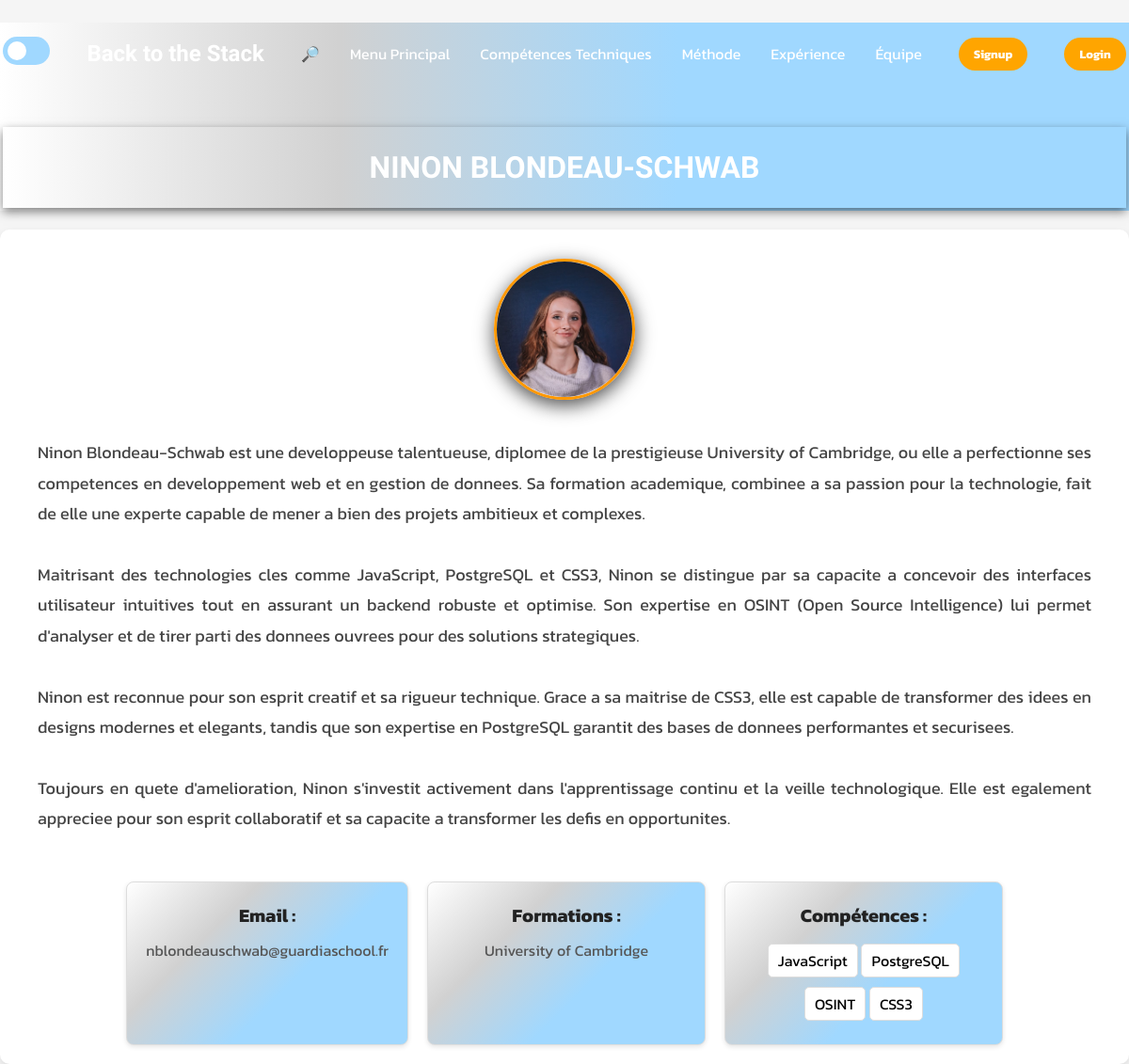
Page /php/membre.php?id=2 on the committed database.
### tables this page shows
CREATE TABLE IF NOT EXISTS `membres` (
`id` int(11) NOT NULL,
  `nom` varchar(100) NOT NULL,
  `email` varchar(150) NOT NULL,
  `date` date NOT NULL,
  `formation` varchar(100) NOT NULL,
  `photo` varchar(255) NOT NULL,
  `presentation` text NOT NULL
);

CREATE TABLE IF NOT EXISTS `competences` (
`id` int(11) NOT NULL,
  `nom` varchar(100) NOT NULL
);

### php/membre.php (the view, shortened to what this page needs)
<?php
include 'connexion.php';
if (isset($_GET['id'])) {
    $id = $_GET['id'];
    $stmt = $pdo->prepare("SELECT * FROM membres WHERE id = :id");
    $stmt->bindParam(':id', $id, PDO::PARAM_INT);
    $stmt->execute();
    $membre = $stmt->fetch();
    $stmt2 = $pdo->prepare("SELECT competences.nom FROM competences
                            INNER JOIN membre_competences ON competences.id = membre_competences.competence_id
                            WHERE membre_competences.membre_id = :id");
    $stmt2->bindParam(':id', $id, PDO::PARAM_INT);
    $stmt2->execute();
    $competences = $stmt2->fetchAll();
} else {
    die("Aucun ID spécifié !");
}
?>
<!DOCTYPE html>
<html lang="fr">
<head>
    <link id= "theme-link" rel="stylesheet" href="../css/dark-theme.css">
    <link rel="stylesheet" href="https://cdnjs.cloudflare.com/ajax/libs/font-awesome/6.0.0/css/all.min.css">
</head>
<body>
    <header>
        <div class="navbar">
            <div class="mode"><input type="checkbox" id="toggle" class="checkbox">
            <label for="toggle" class="label"></label>
        </div>
            <div class="logo"><a href="../html/index.html">Back to the Stack</a></div>
            <ul class="liens">
                <li><a href="recherche.php">🔎</a></li>
                <li><a href="../html/index.html">Menu Principal</a></li>
                <li><a href="../html/comptech.html">Compétences Techniques</a></li>
                <li><a href="../html/méthode.html">Méthode</a></li>
                <li><a href="../html/anciens clients.html">Expérience</a></li>
                <li><a href="../html/notreequipe.html">Équipe</a></li>
            </ul>
            <a href="signup.php" class="action_btn">Signup</a>
            <a href="login.php" class="action_btn">Login</a>
        </div>
        <h1 class="presentation_h1"><?php echo htmlspecialchars($membre['nom']); ?></h1>
    </header>
    <section class="texte_membre">
    <div class="photo_email-container">
        <img class="presentation_img" src="<?php echo $membre['photo']; ?>" alt="Portrait de <?php echo $membre['nom']; ?>">
        <div class="presentation_text-container">
        <p>
            <?php
                $text = htmlspecialchars(mb_convert_encoding($membre['presentation'], 'UTF-8', 'auto'));
                echo nl2br($text);
            ?>
        </p>
        </div>
        <div class="block_membre">
        <div class="bloc">
            <h2>Email :</h2>
            <p><?php echo htmlspecialchars($membre['email']); ?></p>
        </div>
        <div class="bloc">
            <h2>Formations :</h2>
            <p><?php echo htmlspecialchars($membre['formation']); ?></p>
        </div>
        <div class="bloc">
            <h2>Compétences :</h2>
            <ul>
                <?php foreach ($competences as $competence) : ?>
                <li><?php echo htmlspecialchars($competence['nom']); ?></li>
                <?php endforeach; ?>
            </ul>
        </div>
    </div>
    </section>
</body>
</html>

### css/dark-theme.css (style rules this page uses)
* { margin: 0; padding: 0; box-sizing: border-box; word-wrap: break-word; }
body { height: 100vh; background-color: rgb(0, 0, 0); margin-top: 2%; font-family: 'Kanit', sans-serif; align-items: center; justify-content: center; }
h1 { text-align: center; background: linear-gradient(90deg, #000, #2B2B7B, #4C4CFF); margin-top: 4%; padding: 2%; font-size: 2rem; text-transform: uppercase; font-family: 'Zen Dots', sans-serif; font-weight: 600; color: #fff; box-shadow: 0px 4px 10px rgba(0, 0, 0, 0.5); }
li { list-style: none; }
a { text-decoration: none; color: white; font-size: 1rem; white-space: nowrap; }
header { background: linear-gradient(90deg, #000, #2B2B7B, #4C4CFF);; margin-top: auto; position: relative; padding: 0.2rem; }
.navbar { width: 100%; height: 60px; max-width: 1200px; margin: 0 auto; display: flex; align-items: center; justify-content: space-between; box-sizing: border-box; }
.navbar .logo a { font-size: 1.5rem; font-weight: bold; white-space: nowrap; }
.logo { font-family: 'Zen Dots', sans-serif !important; font-size: 120% !important; }
.navbar .liens { display: flex; gap: 2rem; flex-wrap: wrap; }
.action_btn { background-color: orange; color: white; padding: 0.5rem 1rem; border: none; outline: none; border-radius: 20px; font-size: 0.8rem; font-weight: bold; cursor: pointer; transition: scale 0.2s ease; }
.presentation_img { width: 400px; height: auto; object-fit: cover; border: 5px solid white; box-shadow: 0px 6px 20px rgba(0, 0, 0, 0.7); border-radius: 15px; }
.presentation_text-container { flex: 1; display: flex; flex-direction: column; gap: 20px; }
.texte_membre { display: flex; flex-wrap: wrap; max-width: 1200px; margin: 0 auto; margin-top: 20px; gap: 20px; padding: 20px; background-color: rgb(50, 50, 50); box-shadow: 0 4px 10px rgba(255, 255, 255, 0.9); border-radius: 10px; }
.photo_email-container { flex: 1 1 300px; text-align: center; }
.photo_email-container img.presentation_img { max-width: 200px; height: auto; border-radius: 50%; border: 3px solid #ff9800; margin-bottom: 20px; }
.presentation_text-container { flex: 2 1 600px; padding: 20px; }
.presentation_text-container p { font-size: 18px; line-height: 1.8; color: #ffffff; }
.block_membre { display: flex; flex-wrap: wrap; justify-content: space-between; gap: 20px; margin-top: 30px; }
.block_membre .bloc { background: linear-gradient(135deg, #000, #2B2B7B, #4C4CFF); flex: 1 1 calc(33.333% - 20px); background-color: #000000; border: 1px solid #282828; border-radius: 8px; padding: 20px; text-align: center; box-shadow: 0 2px 5px rgba(255, 255, 255, 0.9); }
.block_membre .bloc h2 { font-size: 20px; margin-bottom: 10px; color: #ffffff; }
.block_membre .bloc p { font-size: 16px; color: #ffffff; }
.block_membre .bloc ul { list-style: none; padding: 0; }
.block_membre .bloc ul li { font-size: 16px; margin: 5px 0; background-color: #fff; padding: 5px 10px; border: 1px solid #ddd; border-radius: 5px; display: inline-block; }
.photo_email-container { display: flex; flex-direction: column; align-items: center; }
.presentation_img { width: 150px; height: auto; border-radius: 5px; margin-bottom: 10px; }
.label { display: inline-block; height: 30px; width: 50px; background: rgba(160, 216, 255); position: relative; transition: all .3s; border-radius: 60px; }
.label:after { content: ""; height: 20px; width: 20px; background: white; position: absolute; top: 17%; left: 10%; transition: all .3s; border-radius: 50%; }

### rows in the picture
membres: nom "NINON BLONDEAU-SCHWAB", photo (picture), presentation "Ninon Blondeau-Schwab est une developpeuse talentueuse, diplomee de la prestigieuse University of Cambridge, ou elle a perfectionne ses competences en developpement web et en gestion de donnees. Sa formation academique, combinee a sa passion pour la technologie, fait de elle une experte capable de mener a bien des projets ambitieux et complexes. Maitrisant des technologies cles comme JavaScript, PostgreSQL et CSS3, Ninon se distingue par sa capacite a concevoir des interfaces utilisateur intuitives tout en assurant un backend robuste et optimise. Son expertise en OSINT (Open Source Intelligence) lui permet d'analyser et de tirer parti des donnees ouvrees pour des solutions strategiques.…", email "nblondeauschwab@guardiaschool.fr", formation "University of Cambridge"
competences: nom "JavaScript"
competences: nom "PostgreSQL"
competences: nom "OSINT"
competences: nom "CSS3"
